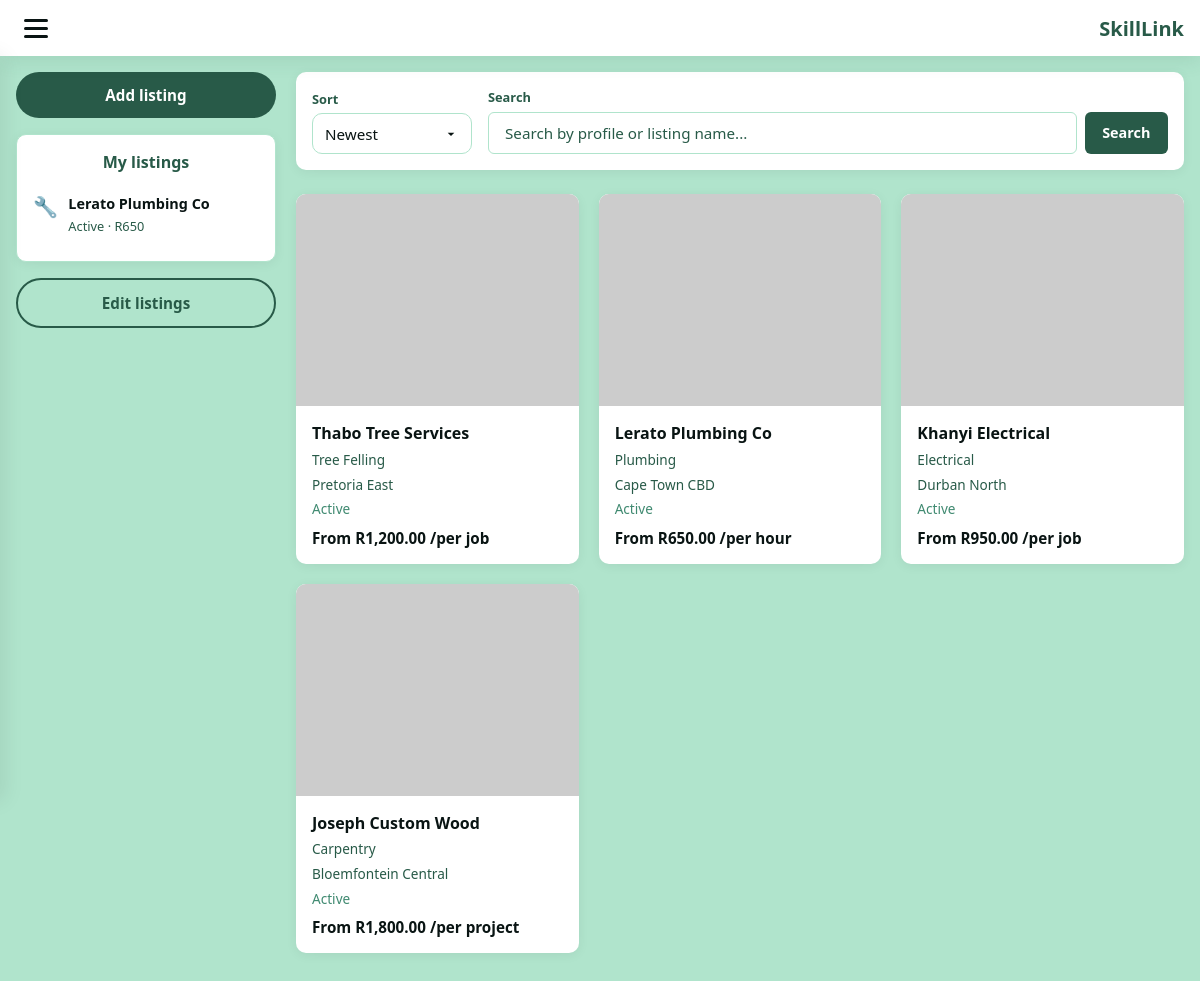
Page /market.php (signed in) on the committed database.
### tables this page shows
CREATE TABLE IF NOT EXISTS listings (
    id INT AUTO_INCREMENT PRIMARY KEY,
    seller_id INT NOT NULL,
    category_id INT NOT NULL,
    business_name VARCHAR(255) NOT NULL,
    price_snapshot DECIMAL(10, 2) NOT NULL,
    thumbnail_url VARCHAR(255) NOT NULL,
    status ENUM('draft', 'pending_review', 'active', 'suspended', 'archived') NOT NULL DEFAULT 'draft',
    description TEXT NOT NULL,
    location VARCHAR(255) NOT NULL,
    price_amount DECIMAL(10, 2) NOT NULL,
    price_unit VARCHAR(255) NOT NULL,
    created_at TIMESTAMP DEFAULT CURRENT_TIMESTAMP,
    updated_at TIMESTAMP NULL DEFAULT NULL ON UPDATE CURRENT_TIMESTAMP,
    CONSTRAINT fk_listings_seller
        FOREIGN KEY (seller_id) REFERENCES users(id)
        ON DELETE CASCADE
        ON UPDATE CASCADE,
    CONSTRAINT fk_listings_category
        FOREIGN KEY (category_id) REFERENCES categories(id)
        ON DELETE RESTRICT
        ON UPDATE CASCADE
);

CREATE TABLE IF NOT EXISTS categories (
    id INT AUTO_INCREMENT PRIMARY KEY,
    slug VARCHAR(255) NOT NULL UNIQUE,
    name VARCHAR(255) NOT NULL,
    created_at TIMESTAMP DEFAULT CURRENT_TIMESTAMP,
    updated_at TIMESTAMP NULL DEFAULT NULL ON UPDATE CURRENT_TIMESTAMP
);

### auth.php (called while the page is built, shortened)
<?php
function isAdminSession(): bool
{
    return !empty($_SESSION["logged_in_role"]) && $_SESSION["logged_in_role"] === "admin";
}

### listing_helpers.php (called while the page is built, shortened)
<?php
function mapListingEmoji(string $categoryName): string
{
    $key = strtolower(trim($categoryName));
    $map = [
        "tree felling" => "🌳",
        "plumbing" => "🔧",
        "electrical" => "⚡",
        "gardening" => "🌿",
        "painting" => "🎨",
        "cleaning" => "🧹",
        "carpentry" => "🪚",
        "other" => "🛠️",
    ];
    return $map[$key] ?? "🛠️";
}
function formatListingStatus(string $status): string
{
    return ucfirst(str_replace("_", " ", $status));
}
function getSellerListings(PDO $pdo, int $sellerId): array
{
    $stmt = $pdo->prepare(
        "SELECT l.id, l.business_name, l.description, l.location, l.price_amount, l.price_unit,
                l.price_snapshot, l.thumbnail_url, l.status, l.category_id, l.created_at,
                c.name AS category_name, c.slug AS category_slug
         FROM listings l
         INNER JOIN categories c ON c.id = l.category_id
         WHERE l.seller_id = :seller_id
         ORDER BY l.created_at DESC"
    );
    $stmt->execute([":seller_id" => $sellerId]);
    return $stmt->fetchAll() ?: [];
}

### listing_thumbnail.php (called while the page is built, shortened)
<?php
function isSafeListingThumbnailPath(?string $relativePath): bool
{
    $relativePath = str_replace("\\", "/", $relativePath);
    return strpos($relativePath, "..") === false
        && str_starts_with($relativePath, "uploads/listing-photos/")
        && is_file(__DIR__ . "/" . $relativePath);
}
function listingThumbnailSrc(?string $thumbnailUrl): ?string
{
    if (filter_var($thumbnailUrl, FILTER_VALIDATE_URL)) {
        return $thumbnailUrl;
    }
    return null;
}
    ?>

### market.php (the view, shortened to what this page needs)
<?php
require_once __DIR__ . "/auth.php";
require_once __DIR__ . "/db.php";
require_once __DIR__ . "/listing_helpers.php";
require_once __DIR__ . "/listing_thumbnail.php";
require_once __DIR__ . "/nav_bar.php";
$isAdmin = isAdminSession();
$search = trim($_GET["q"] ?? "");
$sort = $_GET["sort"] ?? "newest";
$userId = (int) $_SESSION["logged_in_user_id"];
$allowedSort = [
    "newest" => "l.created_at DESC",
    "price-low" => "l.price_amount ASC",
    "price-high" => "l.price_amount DESC",
];
$orderBy = $allowedSort[$sort] ?? $allowedSort["newest"];
$listings = [];
$myListings = [];
try {
    $pdo = getPdo();
    $sql = "SELECT l.id, l.business_name, l.location, l.price_amount, l.price_unit, l.status, l.thumbnail_url, c.name AS category_name
            FROM listings l
            INNER JOIN categories c ON c.id = l.category_id
            LEFT JOIN profiles p ON p.user_id = l.seller_id
            WHERE l.status = 'active'";
    $params = [];
    $sql .= " ORDER BY {$orderBy} LIMIT 60";
    $stmt = $pdo->prepare($sql);
    $stmt->execute($params);
    $listings = $stmt->fetchAll();
    $myListings = $isAdmin ? [] : getSellerListings($pdo, $userId);
} catch (Throwable $exception) {
    $listings = [];
    $myListings = [];
}
?>
<!DOCTYPE html>
<html lang="en">
<head>
    <link rel="stylesheet" href="market.css?v=listing-image-fit">
    <link rel="stylesheet" href="app-nav.css">
</head>
<body class="market-page">
    <?php renderNavBar("menu-toggle", "market-nav"); ?>
    <main class="market-main">
        <div class="market-layout<?php echo $isAdmin ? " market-layout--no-sidebar" : ""; ?>">
            <?php if (!$isAdmin): ?>
            <aside class="market-sidebar">
                <a href="create-listing.php" class="btn-add-listing">Add listing</a>
                <section class="my-listings-panel">
                    <h2 class="my-listings-title">My listings</h2>
                    <?php if (count($myListings) === 0): ?>
                        <p class="my-listings-empty">No listings yet.</p>
                    <?php else: ?>
                        <ul class="my-listings-list">
                            <?php foreach ($myListings as $myListing): ?>
                                <li class="my-listing-item">
                                    <span class="my-listing-emoji"><?php echo htmlspecialchars(mapListingEmoji($myListing["category_name"])); ?></span>
                                    <div class="my-listing-copy">
                                        <p class="my-listing-name"><?php echo htmlspecialchars($myListing["business_name"]); ?></p>
                                        <p class="my-listing-meta">
                                            <?php echo htmlspecialchars(formatListingStatus($myListing["status"])); ?>
                                            · R<?php echo htmlspecialchars(number_format((float) $myListing["price_amount"], 0)); ?>
                                        </p>
                                    </div>
                                </li>
                            <?php endforeach; ?>
                        </ul>
                    <?php endif; ?>
                </section>
                <a href="edit-listings.php" class="btn-edit-listings">Edit listings</a>
            </aside>
            <?php endif; ?>
            <div class="market-content">
                <form class="market-toolbar" method="get" action="market.php">
                    <div class="toolbar-left">
                        <div class="filter-dropdown">
                            <label for="sort">Sort</label>
                            <div class="dropdown-wrapper market-dropdown" data-dropdown="sort">
                                <button type="button" id="sort" class="dropdown-trigger" aria-haspopup="listbox" aria-expanded="false">
                                    <span class="dropdown-trigger-text">
                                        <?php echo htmlspecialchars($sort === "price-low" ? "Price: Low to High" : ($sort === "price-high" ? "Price: High to Low" : "Newest")); ?>
                                    </span>
                                    <svg class="chevron-icon" viewBox="0 0 24 24" width="16" height="16">
                                        <path d="M7 10l5 5 5-5z" fill="currentColor"></path>
                                    </svg>
                                </button>
                            </div>
                        </div>
                    </div>
                    <div class="search-wrap">
                        <label class="search-label" for="market-search">Search</label>
                        <div class="search-field">
                            <input type="search" id="market-search" name="q" placeholder="Search by profile or listing name..." class="search-input" value="<?php echo htmlspecialchars($search); ?>">
                            <button type="submit" class="btn-search">Search</button>
                        </div>
                    </div>
                </form>
                <section class="listings">
                    <?php if (count($listings) === 0): ?>
                        <article class="listing-card">
                            <div class="listing-image">ℹ️</div>
                            <div class="listing-body">
                                <h3>No listings found</h3>
                                <p class="listing-category">
                                    <?php if ($search !== ""): ?>
                                        No results for "<?php echo htmlspecialchars($search); ?>". Try a profile or listing name.
                                    <?php else: ?>
                                        Try a different search or add your own listing.
                                    <?php endif; ?>
                                </p>
                                <?php if (!$isAdmin): ?>
                                <p class="listing-location">Use Add listing on the left to get started.</p>
                                <?php endif; ?>
                                <span class="listing-price">—</span>
                            </div>
                        </article>
                    <?php else: ?>
                        <?php foreach ($listings as $listing): ?>
                            <?php $listingImageSrc = listingThumbnailSrc($listing["thumbnail_url"]); ?>
                            <article class="listing-card">
                                <div class="listing-image<?php echo $listingImageSrc ? " has-photo" : ""; ?>">
                                    <?php if ($listingImageSrc): ?>
                                        <img src="<?php echo htmlspecialchars($listingImageSrc); ?>" alt="<?php echo htmlspecialchars($listing["business_name"]); ?>">
                                    <?php else: ?>
                                        <?php echo htmlspecialchars(mapListingEmoji($listing["category_name"])); ?>
                                    <?php endif; ?>
                                </div>
                                <div class="listing-body">
                                    <h3><?php echo htmlspecialchars($listing["business_name"]); ?></h3>
                                    <p class="listing-category"><?php echo htmlspecialchars($listing["category_name"]); ?></p>
                                    <p class="listing-location"><?php echo htmlspecialchars($listing["location"]); ?></p>
                                    <span class="listing-rating"><?php echo htmlspecialchars(formatListingStatus($listing["status"])); ?></span>
                                    <span class="listing-price">
                                        From R<?php echo htmlspecialchars(number_format((float) $listing["price_amount"], 2)); ?>
                                        <?php if (!empty($listing["price_unit"])): ?>
                                            /<?php echo htmlspecialchars($listing["price_unit"]); ?>
                                        <?php endif; ?>
                                    </span>
                                </div>
                            </article>
                        <?php endforeach; ?>
                    <?php endif; ?>
                </section>
            </div>
        </div>
    </main>
</body>
</html>

### nav_bar.php (shortened to what this page needs)
<?php
require_once __DIR__ . "/auth.php";
function renderNavBar(string $toggleId, string $navClass = "market-nav", ?string $logoHref = null): void
{
    $isAdmin = isAdminSession();
    $logoHref = $logoHref ?? ($isAdmin ? "admin-dashboard.php" : "market.php");
    $logoText = $isAdmin ? "SkillLink Admin" : "SkillLink";
    $adminClass = $isAdmin ? " nav-admin-session" : "";
    ?>
    <nav class="nav-bar <?php echo htmlspecialchars($navClass . $adminClass); ?>">
        <label class="hamburger" for="<?php echo htmlspecialchars($toggleId); ?>">
            <span></span>
            <span></span>
            <span></span>
        </label>
        <a href="<?php echo htmlspecialchars($logoHref); ?>" class="logo"><?php echo htmlspecialchars($logoText); ?></a>
    </nav>
    <?php
}

### app-nav.css (style rules this page uses)
.nav-bar .hamburger { position: relative; z-index: 102; }

### rows in the picture
listings: category.name "🔧", business_name "Lerato Plumbing Co", status "Active", price_amount "650", category.name "Plumbing", location "Cape Town CBD", price_amount "650.00", price_unit "per hour"
listings: business_name "Thabo Tree Services", category.name "Tree Felling", location "Pretoria East", status "Active", price_amount "1,200.00", price_unit "per job"
listings: business_name "Khanyi Electrical", category.name "Electrical", location "Durban North", status "Active", price_amount "950.00", price_unit "per job"
listings: business_name "Joseph Custom Wood", category.name "Carpentry", location "Bloemfontein Central", status "Active", price_amount "1,800.00", price_unit "per project"

### other values in the picture
$logoText "SkillLink"
